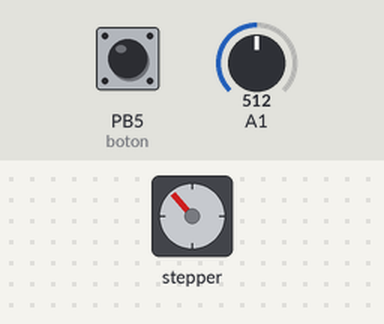
A sketch run on a simulated ATtiny85, built with avr-gcc and run on an emulated ATtiny85. Parts: stepper motor. The inputs (shaded band) are chosen by the test bench; at power-on: PB5 (boton) HIGH, A1 = 512. Stepper angles assume 512 steps per turn.

Above: at 0.8 s.
0.9 s: PB5 (boton) pulled LOW for 0.15 s
At 2.1 s:
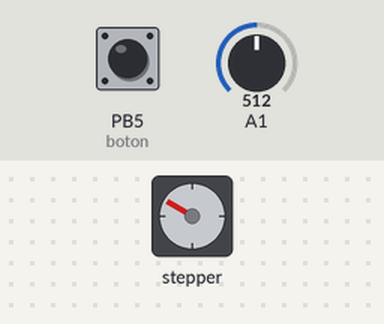
2.5 s: A1 set to 122
At 5.4 s:
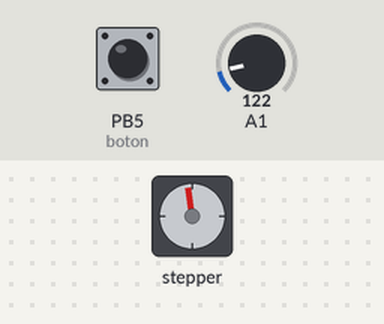
5.5 s: A1 set to 15
8.5 s: A1 set to 306
At 9.43 s:
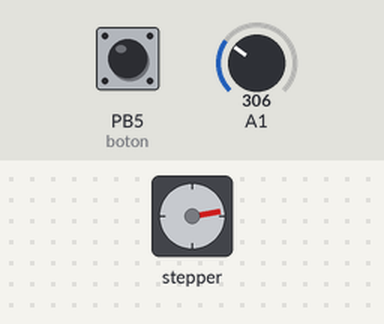
Timing chart, 0 to 12.5 s (numbered marks = the images above; inputs shaded):
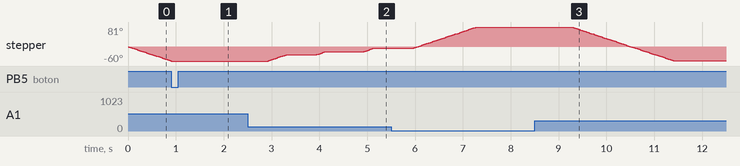

The sketch:

attiny_stepper_analog_rb.ino
```cpp
/*Para poder usar el pin5 como entrada analoga o binaria,
 * el voltaje tiene que ser sobre 3 V aprox, sino se resetea
 * es el RST pin...
 * Para arreglar esto y poder usar el pin5
 * ver link guardado:
 * http://thetoivonen.blogspot.com/2015/12/fixing-pin-p5-or-6-on-digispark-clones.html
 * =)
 */
#include "Stepper_28BYJ_48.h"
#include <PID_v1.h>

#define Spoint 28 //ºC temp agua
#define minLlave 25 //pasos pos minimo llave
#define maxLlave 225  //pasos pos max llave
#define sampleT 1000  //actualizacion PID en ms
#define kape 1 //Kp
#define kai 1 //Ki
#define kade 0 //Kd
//#define switch0 4 //switch posicion minima llave gas P4
int posact;

//Define Variables we'll be connecting to
double Setpoint, Input, Output, salida;

//Specify the links and initial tuning parameters
double Kp=kape, Ki=kai, Kd=kade;
PID myPID(&Input, &Output, &Setpoint, Kp, Ki, Kd, DIRECT);

#define boton 5 //pin5 del reset, hay que reparar para poder usar
                //switch posicion minima llave gas P4
#define p0 0
#define p1 1
#define p2 3
#define p3 4
#define termo A1 //A1 o 1 es p2 5v unico, 0 es p5 3.6V max
//#define steps 50
//#define delayy 500

Stepper_28BYJ_48 stepper(p3,p2,p1,p0); //in4, in3, in2, in1

void setup(){
  pinMode(boton, INPUT);
  digitalWrite(boton,HIGH);//este truco es para que se active el PULLUP
  pinMode(p0, OUTPUT);
  pinMode(p1, OUTPUT);
  pinMode(p2, OUTPUT);
  pinMode(p3, OUTPUT);

  myPID.SetSampleTime(sampleT);
  myPID.SetOutputLimits(minLlave, maxLlave);
  Setpoint = Spoint;
  //turn the PID on
  myPID.SetMode(AUTOMATIC);

  while(digitalRead(boton) == HIGH ){ //cuando boton se va a cero motor en minLlave
    stepper.step(-1);
  }
  posact = minLlave;
}

void loop()
{
  Input = lee(termo); //convierte a ºC
  myPID.Compute();
  //imprime();

  if(posact != Output) //me tengo que mover
  {
    stepper.step(Output-posact);
    posact = Output;
  }
}

float lee(float entrada)
{
  delay(5);
  float lectura = analogRead(entrada);
  delay(5);
  float voltaje = lectura * 5.0;
  voltaje /= 1024.0;
  float tempC = (voltaje -0.5) * 100;
  return tempC;
}
```

Measured:
- after the input at 0.9 s, stepper: goes on until 0.9 s, then stays -60°
- after the input at 2.5 s, stepper: turns 26° clockwise in 0.37 s, then 13° clockwise in 0.18 s, then 13° clockwise in 0.18 s
- after the input at 8.5 s, stepper: turns 140° counter-clockwise in 2.1 s, starting after 0.78 s
